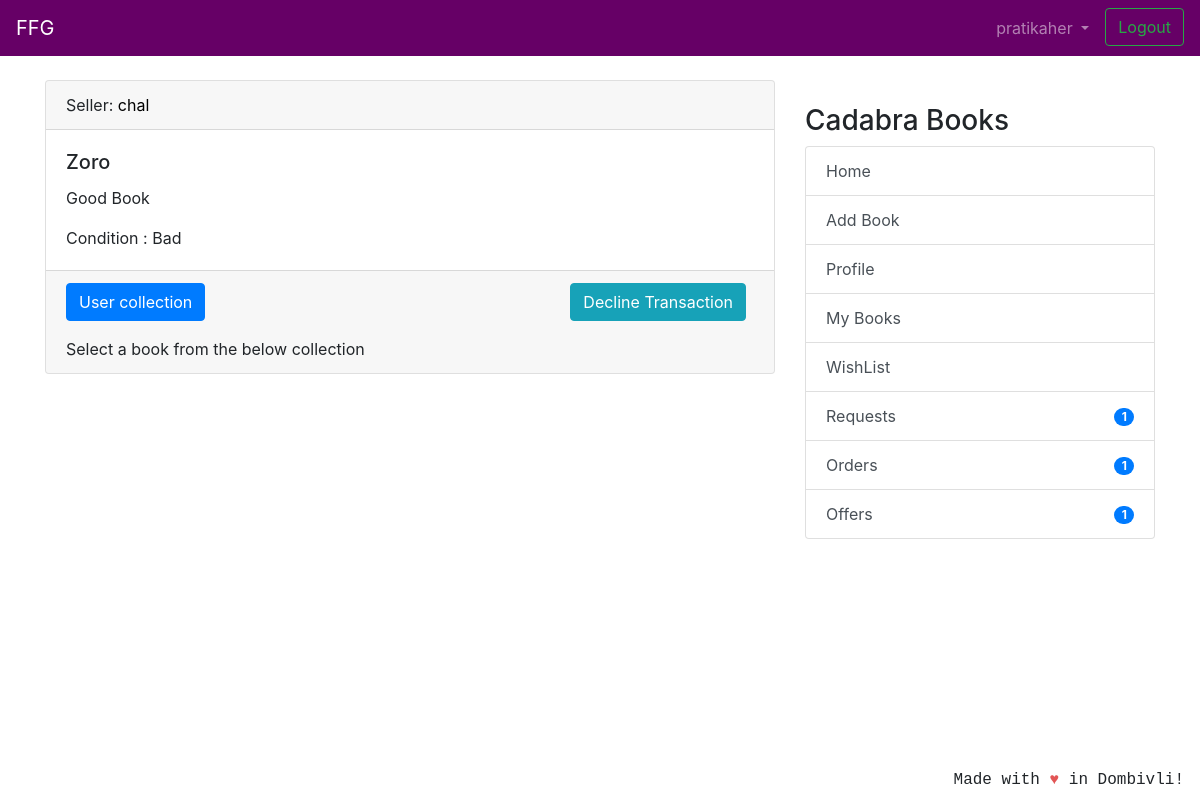
The page /transaction/offers/ (signed in) on the database its author committed.
### coreapp/models.py (models this page shows, shortened)
class Requests(models.Model):
	requester = models.ForeignKey(User, related_name='to_user', on_delete=models.CASCADE)
	offerrer = models.ForeignKey(User, related_name='from_user', on_delete=models.CASCADE)
	timestamp = models.DateTimeField(auto_now_add=True)
	requester_book = models.ForeignKey(Book, related_name='requester_book_from_user', on_delete=models.CASCADE)

class Book(models.Model):
    user = models.ForeignKey(User, on_delete=models.CASCADE, null=True)
    book_name = models.CharField(max_length=100)
    author_name = models.CharField(max_length=100, blank=True, null=True)
    description = models.CharField(max_length=2000,blank=True,null=True)
    image = models.ImageField(null=True, blank=True, upload_to="book_images/")
    price = models.IntegerField(null=True,blank=True)
    sell_or_exchange = models.CharField(
        max_length=100, choices=BUY_OR_EXCHANGE, default='Exchange')
    condition = models.CharField(
        max_length=100, choices=CONITION_CHOICES, default='Acceptable')
    created_at = models.DateTimeField(auto_now_add=True)
    class Meta:
        verbose_name = 'Book'
        verbose_name_plural = 'Books'

### transaction/views.py (the view)
# urls.py: path('offers/', views.OfferListView.as_view(), name='offers_view'),
class OfferListView(LoginRequiredMixin, generic.ListView):
    model = Requests
    template_name = 'transaction_offer.html'
    context_object_name = 'offers'
    def get_queryset(self):
        return Requests.objects.filter(offerrer=self.request.user).order_by('timestamp')
    def get_context_data(self, **kwargs):
        context = super().get_context_data(**kwargs)
        context['collection_all'] = UserCollection.objects.all()
        return context

### coreapp/models.py (called while the page is built)
    def get_collection_items(self):
        return self.books.all()

### nofapapp/context_processors.py (called while the page is built)
def add_variable_to_context(request):
    if request.user.id:
        return {
            'requestscount': Requests.objects.filter(requester=request.user).count(),
            'offercount' : Requests.objects.filter(offerrer=request.user).count(),
            'orderscount': Transaction.objects.filter(offerrer=request.user).count(),
            'addresscheck': get_object_or_404(ShippingAddress, profile=get_object_or_404(Profile, user=request.user)).address1,
            }
    else:
        return {}

### transaction/transaction/templatetags/user_books_tag.py (called while the page is built)
@register.filter
def user_books_for_user(collection_all, user_username):
    user_profile = get_object_or_404(Profile, user__username=user_username)
    collection_items = collection_all.get(owner=user_profile)
    return collection_items.get_collection_items()

### templates/transaction_offer.html (shortened to what this page needs)
{% extends 'base.html' %}
{% load user_books_tag %}
{% block content %}
{% if offers %}
{% for offer in offers %}
<div class="card text-left">
    <div class="card-header">
        Seller: <a style="color:black">{{ offer.requester }}</a>
    </div>
    <div class="card-body">
        <h5 class="card-title">{{ offer.requester_book.book_name }}</h5>
        <p class="card-text">{{ offer.requester_book.description }}</p>
        <p class="card-text">Condition : {{ offer.requester_book.condition }} </p>
    </div>
    <div class="card-footer text-mutxed">
        <a href="{% url 'transaction:offer-delete' offer.id %}" class="mr-2 btn btn-info float-right">Decline Transaction</a>
        <p>
            <a class="btn btn-primary" data-toggle="collapse" href="#collapseExample" role="button" aria-expanded="false"
                aria-controls="collapseExample">
                User collection
            </a>
        </p>
        Select a book from the below collection
    </div>
</div>
{% endfor %}
{% else %}
<h2 align="center">No Offers Found! Make a request !</h2>
{% endif %}
{% endblock %}

### templates/base.html (shortened to what this page needs)
{% load crispy_forms_tags %}
<!doctype html>
<html lang="en">
  <head>
    <link rel="stylesheet" href="https://stackpath.bootstrapcdn.com/bootstrap/4.2.1/css/bootstrap.min.css"
>
  </head>
  <body>
    <header class="site-header">
<nav class="navbar navbar-expand-lg navbar-dark" style="background-color: #660066;">
  <a class="navbar-brand" href="#">FFG</a>
  <div class="collapse navbar-collapse" id="navbarSupportedContent">
    <ul class="navbar-nav ml-auto">
      {% if user.is_authenticated %}
      <li class="nav-item dropdown">
        <a class="nav-link dropdown-toggle" href="#" id="navbarDropdown" role="button" data-toggle="dropdown"
          aria-haspopup="true" aria-expanded="false">
          {{ user.username }}
        </a>
      </li>
      <li><a class="btn btn-outline-success ml-2 my-2 my-sm-0" href="{% url 'logout'%}">Logout</a></li>
        {% else %}
      <li><a href="{% url 'login' %}" class="btn btn-outline-success">Login</a></li>
      <li><a href="{% url 'coreapp:signup' %}" class="btn btn-primary ml-2">Sign up</a></li>
      {% endif %}
    </ul>
  </div>
</nav>
  </header>
  <br/>
    <div class="container">
      <div class="row justify-content-center">
        <div class="col-8">
          {% block content %}
          {% endblock %}
        </div>
        {% if user.is_authenticated %}
                <div class="col-md-4">
                  <div class="content-section">
                    <br/>
                    <h3>Cadabra Books</h3>
                      <ul class="list-group">
                        <a class="list-group-item list-group-item-action" href="{% url 'coreapp:list_entries' %}" > Home </a>
                        <a class="list-group-item list-group-item-action" href="{% url 'coreapp:new_entry' %}" > Add Book</a>
                        <a class="list-group-item list-group-item-action" href="{% url 'coreapp:profile' %}" >Profile</a>
                        <a class="list-group-item list-group-item-action" href="{% url 'coreapp:userbooks' %}" >My Books</a>
                        <a class="list-group-item list-group-item-action" href="{% url 'wishlist:wish_list' %}" >WishList </a>
                        <a class="list-group-item list-group-item-action" href="{% url 'transaction:requests_view' %}" >Requests<span class="badge badge-primary badge-pill float-right mt-1">{{ requestscount }}</span></a>
                        <a class="list-group-item list-group-item-action" href="{% url 'transaction:orders_view' %}" >Orders <span class="badge badge-primary badge-pill float-right mt-1">{{ orderscount }}</span></a>
                        <a class="list-group-item list-group-item-action" href="{% url 'transaction:offers_view' %}" >Offers <span class="badge badge-primary badge-pill float-right mt-1">{{ offercount }}</span></a>
                      </ul>
                      <br/>
                  </div>
                </div>
                {% endif %}
      </div>
    </div>
<footer class="site-footer mr-3 mb-2" style="position:fixed;right:0;bottom:0;font-family: 'Courier';font-style: bold;">
  Made with <span style="color: #e25555;">&hearts;</span> in Dombivli!
</footer>
</body>
</html>

### rows shown on the page
Requests: requester "chal", requester_book.book_name "Zoro", requester_book.description "Good Book", requester_book.condition "Bad"

### other values the page prints
{{ user.username }} "pratikaher"
{{ requestscount }} "1"
{{ orderscount }} "1"
{{ offercount }} "1"
